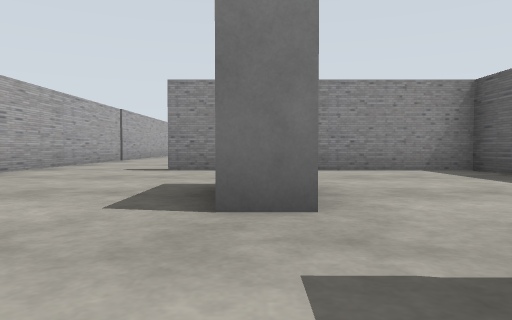
[1] (above)

16 first-person views from a walk through a Gazebo world. The camera is 0.72 m above the floor, tilts 2° down and sees 70° across. The floor is counted in squares, 2 m on a side. Each view is taken from the middle of a square. On the plan, view 1 faces up. The plan holds only what a view shows up to about 9 squares ahead; the rest is blank. The place goes on beyond the plan. The robots in the file are not drawn. Some surface patterns are stand-ins.

[2]
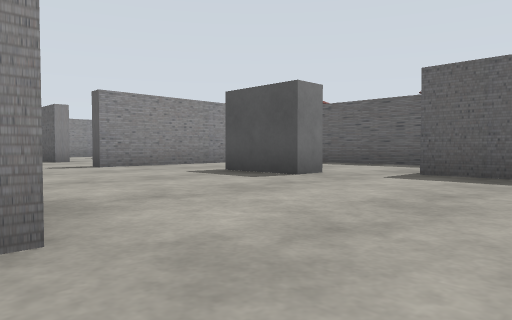

[3]
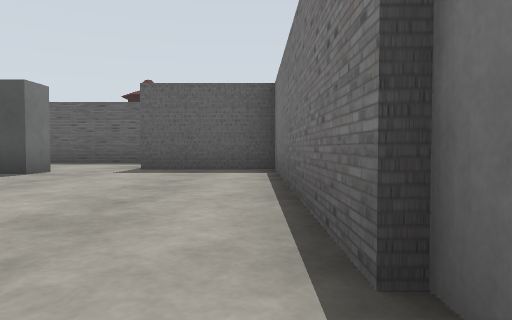

[4]
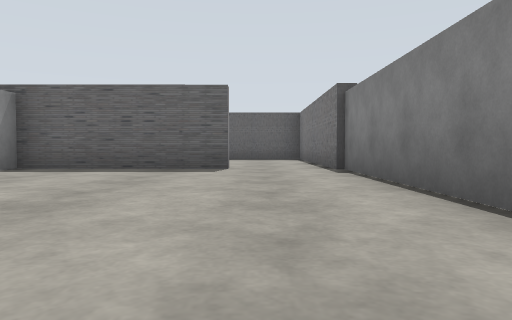

[5]
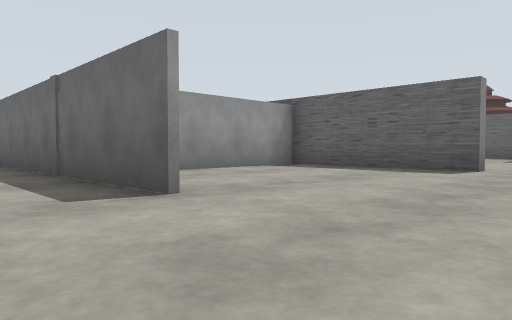

[6]
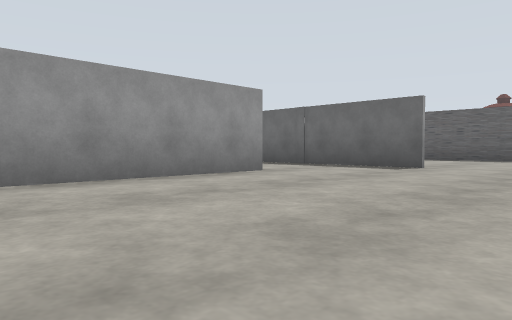

[7]
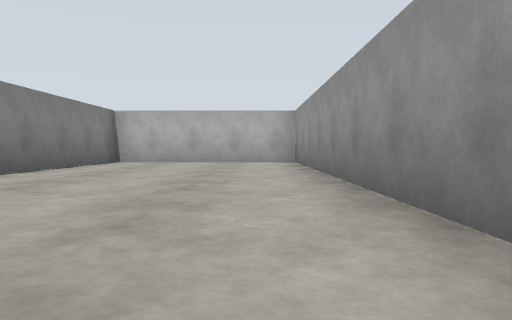

[8]
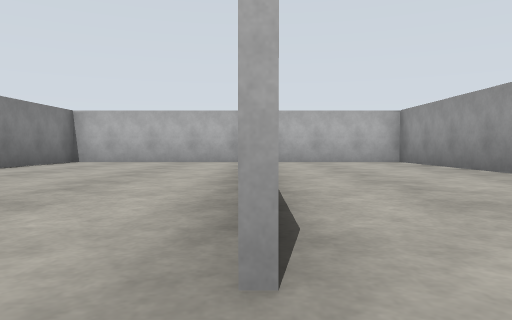

[9]
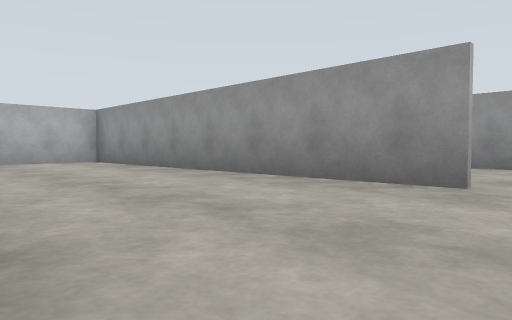

[10]
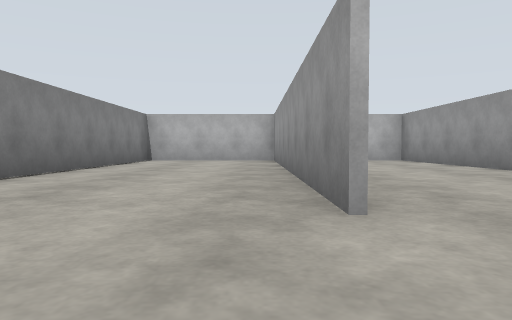

[11]
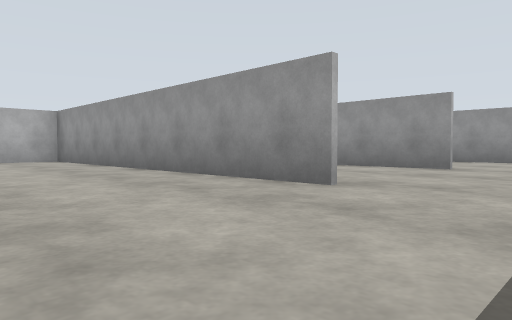

[12]
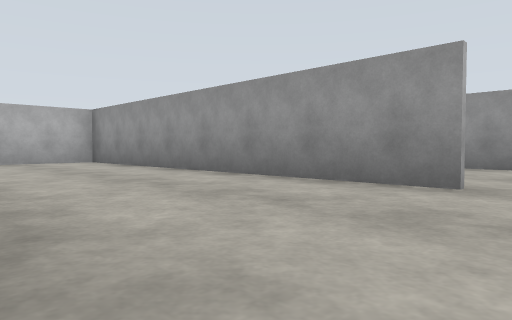

[13]
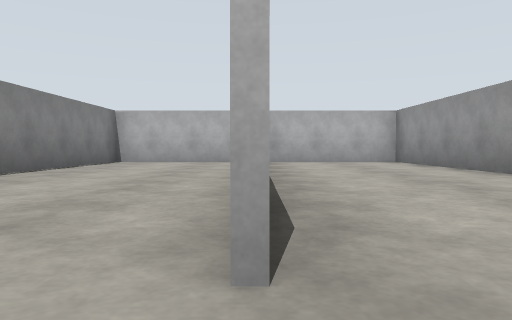

[14]
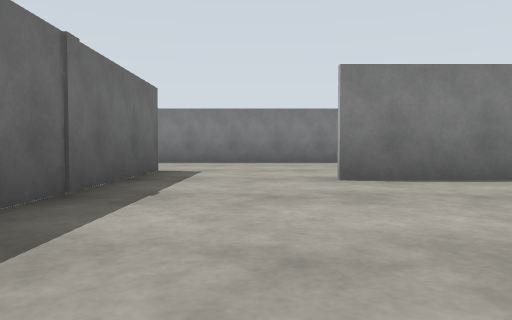

[15]
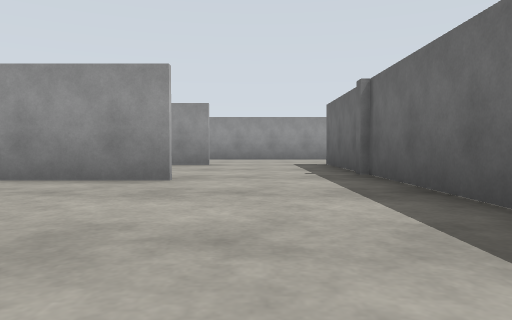

[16]
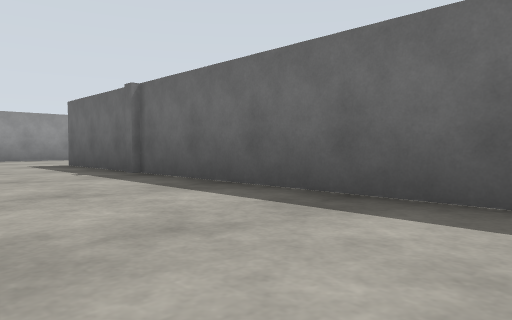

### Floor plan
Points are (right, up) in squares from view 1. A wall is a line through its corners. A room is listed if a view was taken in it or the views show most of it. See-through windows are left out.
Room 1 (views 1, 2)
walls: (-3.5, 0.5) (-3.9, 0.5); (-0.2, -1.4) (0.2, -1.4); (0.9, -1.4) (0.9, 1); (3.4, 1.6) (3.3, 5.6) (-1.3, 5.6); (-4.5, -1.4) (-0.8, -1.4)
ways out: opening at (-4, -0.5) to room 2; opening at (-2.5, 6)
objects: grey box (0, 2) to (0, 3)
Room 2 (views 3, 4, 5, 6, 7)
walls: (-10.9, 3) (-19, 3); (-8.5, 1.4) (-8.5, 2.4); (-12, -1.4) (-4.5, -1.4); (-3.9, 0.5) (-4, 4) (-6.9, 4); (-18.9, 3) (-18.9, -1.4) (-14.9, -1.4)
ways out: opening at (-4, -0.5) to room 1; opening at (-10, 3) to room 3
Room 3 (views 8, 9, 10, 15, 16)
walls: (-10.9, 6.5) (-19, 6.5); (-18.1, 3.1) (-10.9, 3.1); (-18.9, 7) (-18.9, 3); (-8.5, 2.4) (-8.5, 6.6)
ways out: opening at (-10, 3) to room 2; opening at (-9.5, 7) to room 4
Room 4 (views 11, 14)
walls: (-10.9, 9.9) (-18.9, 9.9) (-18.9, 7); (-8.5, 6.6) (-8.5, 9.6); (-19, 6.6) (-14.9, 6.6)
ways out: opening at (-9.5, 7) to room 3; opening at (-9.5, 10) to room 5
Room 5 (views 12, 13)
walls: (-10.9, 13.4) (-18.9, 13.4) (-18.9, 10.3); (-8.5, 9.6) (-8.5, 12.6)
ways out: opening at (-9.5, 10) to room 4; opening at (-10, 13)

Where each view was taken, in squares from view 1:
view 1: 0 up, 0 right, facing up
view 2: 1 down, 4 left, facing up-right
view 3: 1 down, 5 left, facing right
view 4: 0 up, 10 left, facing right
view 5: 1 down, 10 left, facing up-right
view 6: 1 down, 15 left, facing up-right
view 7: 2 up, 10 left, facing left
view 8: 3 up, 10 left, facing left
view 9: 3 up, 10 left, facing up-left
view 10: 6 up, 9 left, facing left
view 11: 7 up, 9 left, facing up-left
view 12: 10 up, 10 left, facing up-left
view 13: 10 up, 10 left, facing left
view 14: 7 up, 10 left, facing down
view 15: 6 up, 10 left, facing up
view 16: 6 up, 11 left, facing up-right
